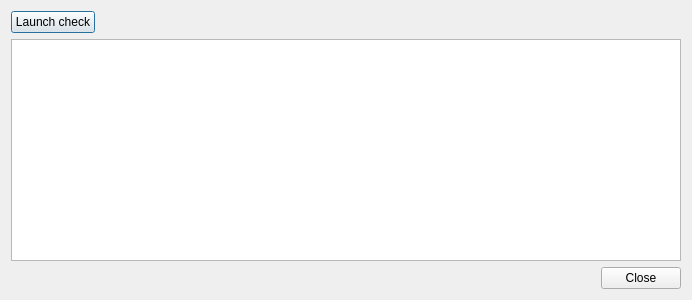
<?xml version="1.0" encoding="UTF-8"?>
<ui version="4.0">
 <class>QgisServerCheckerDialogBase</class>
 <widget class="QDialog" name="QgisServerCheckerDialogBase">
  <property name="geometry">
   <rect>
    <x>0</x>
    <y>0</y>
    <width>692</width>
    <height>300</height>
   </rect>
  </property>
  <property name="windowTitle">
   <string>QGIS Server Checker</string>
  </property>
  <layout class="QVBoxLayout" name="verticalLayout_2">
   <item>
    <layout class="QVBoxLayout" name="verticalLayout_3">
     <item>
      <layout class="QHBoxLayout" name="horizontalLayout">
       <item>
        <widget class="QPushButton" name="mCheckButton">
         <property name="text">
          <string>Launch check</string>
         </property>
        </widget>
       </item>
       <item>
        <spacer name="horizontalSpacer">
         <property name="orientation">
          <enum>Qt::Horizontal</enum>
         </property>
         <property name="sizeHint" stdset="0">
          <size>
           <width>40</width>
           <height>20</height>
          </size>
         </property>
        </spacer>
       </item>
      </layout>
     </item>
     <item>
      <widget class="QTextEdit" name="mMessageText"/>
     </item>
    </layout>
   </item>
   <item>
    <widget class="QDialogButtonBox" name="button_box">
     <property name="orientation">
      <enum>Qt::Horizontal</enum>
     </property>
     <property name="standardButtons">
      <set>QDialogButtonBox::Close</set>
     </property>
    </widget>
   </item>
  </layout>
 </widget>
 <resources/>
 <connections>
  <connection>
   <sender>button_box</sender>
   <signal>accepted()</signal>
   <receiver>QgisServerCheckerDialogBase</receiver>
   <slot>accept()</slot>
   <hints>
    <hint type="sourcelabel">
     <x>20</x>
     <y>20</y>
    </hint>
    <hint type="destinationlabel">
     <x>20</x>
     <y>20</y>
    </hint>
   </hints>
  </connection>
  <connection>
   <sender>button_box</sender>
   <signal>rejected()</signal>
   <receiver>QgisServerCheckerDialogBase</receiver>
   <slot>reject()</slot>
   <hints>
    <hint type="sourcelabel">
     <x>20</x>
     <y>20</y>
    </hint>
    <hint type="destinationlabel">
     <x>20</x>
     <y>20</y>
    </hint>
   </hints>
  </connection>
 </connections>
</ui>
